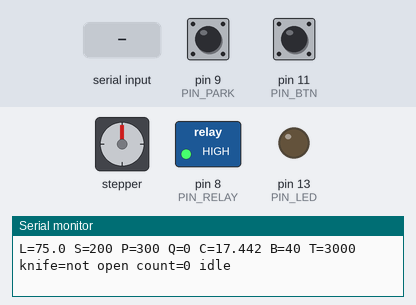
This sketch was run on a simulated Arduino Uno, built with avr-gcc and run on an emulated ATmega328P. On the bench: stepper motor, switched loads named in the sketch (green lamp = pin HIGH), output pins drawn as LEDs (lit = HIGH), the last lines printed to the serial monitor. Wiring (inferred from the names in the program): stepper motor driver (200 steps per turn assumed): step pin 5; direction pin 6; enable pin 7. The inputs (shaded band) are chosen by the test bench; at power-on: pin 11 (PIN_BTN) HIGH, pin 9 (PIN_PARK) HIGH. EEPROM starts erased.

Above: at 1.2 s.
1.3 s: pin 11 (PIN_BTN) pulled LOW for 0.15 s
At 2.6 s:
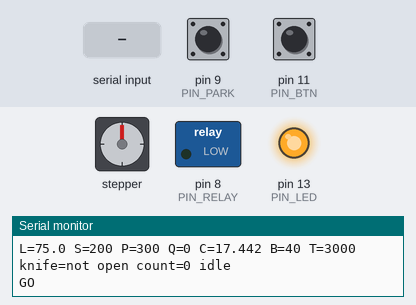
4.4 s: "K90\n" received over Serial
At 6.3 s:
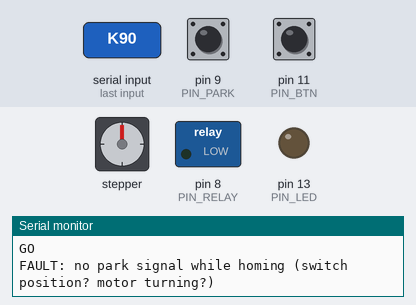
7.4 s: pin 9 (PIN_PARK) pulled LOW for 0.15 s
At 7.52 s:
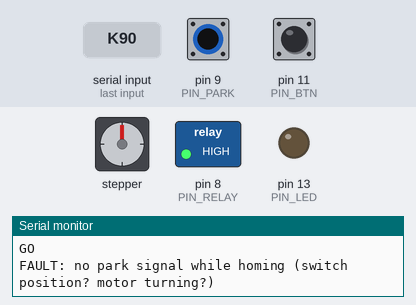
10.5 s: pin 9 (PIN_PARK) pulled LOW for 1 s
At 11.1 s:
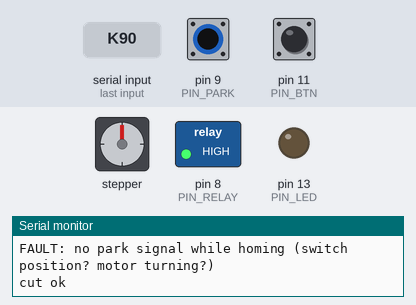
14.5 s: "G90\n" received over Serial
At 17.62 s:
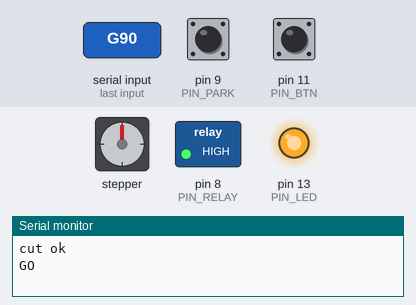
Timing chart, 0 to 18.5 s (numbered marks = the images above; inputs shaded):
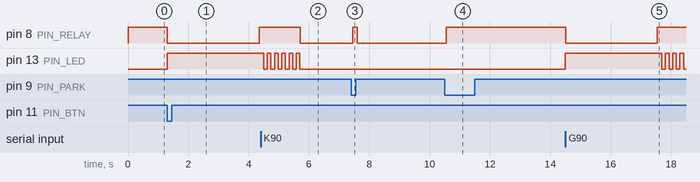

Measured:
- after the input at 1.3 s, pin 8 (PIN_RELAY): HIGH → LOW at once, → HIGH 3.0 s later; pin 13 (PIN_LED): LOW → HIGH at once
- after the input at 4.4 s, pin 8 (PIN_RELAY): HIGH → LOW after 1.3 s
- after the input at 7.4 s, pin 8 (PIN_RELAY): LOW → HIGH after 0.05 s instead of 1.4 s; pin 13 (PIN_LED): stops changing and stays LOW
- after the input at 10.5 s, pin 13 (PIN_LED): stops changing and stays LOW
- after the input at 14.5 s, pin 8 (PIN_RELAY): HIGH → LOW at once, → HIGH 3.0 s later; pin 13 (PIN_LED): LOW → HIGH at once, then repeats every 0.24 s: LOW 0.12 s, HIGH 0.12 s

The sketch:

FeedCutDemo.ino
```cpp
/*
  Strip Cutter v6 - FEED + CUT DEMO
  ---------------------------------
  Arduino Uno + TB6600 + NEMA23 feeder (as FeederDemo) + 12 V wiper motor (Magna PM-11G, 30 rpm) driving the knife
  lever through a crank and a link. One crank turn = one cut. A roller microswitch is pressed by the crank tip
  when the knife is fully OPEN ("park").

  CYCLE:  feed L mm (knife open)  ->  wiper ON  ->  switch releases (knife closing)  ->  switch presses again
          (knife open)  ->  wiper OFF  ->  short pause  ->  repeat.   About 2.6-3 s per piece at 30 rpm.
  The worm gearbox is self-locking, so the knife stays open when the motor stops.

  WIRING
    TB6600 PUL+ -> D5   PUL- -> GND        TB6600 DIR+ -> D6   DIR- -> GND        TB6600 ENA+ -> D7   ENA- -> GND
    TB6600 VCC/GND -> 12-24 V supply,  A+/A-, B+/B- -> motor coils   (same as FeederDemo)
    Relay module (5 V, 10 A):  VCC -> 5V,  GND -> GND,  IN -> D8
        12 V + -> [fuse 5 A] -> relay COM ;  relay NO -> wiper wire 1 ;  wiper wire 2 -> 12 V -
        Diode 1N5408 (or 1N4007) across the wiper wires: silver stripe to wire 1 (the + side)
    Park microswitch:  COM -> GND,  NO -> D9      (pressed = knife open)
    Push button (optional) between D11 and GND -> press = start / stop

  SERIAL MONITOR 115200 baud, "Newline". Commands:
    G   go (Q pieces, or forever if Q = 0)     X   stop after the current piece
    K   one cut only (no feed)                 H   home: run the crank until the knife is open
    L75 piece length mm      S200 feed speed mm/s      P300 pause after each cut ms     Q10 pieces (0 = forever)
    C17.44 steps per mm      J20 / J-5 jog the net (only with the knife open)          E0 / E1 stepper free / on
    R0 / R1 relay (wiper) off / on  - manual test, careful      W   show the switch state
    B40  run-on after the switch closes, ms (0..200) - fine-tunes where the crank stops
    T3000 cut timeout ms (a jam or stall stops everything)      ?   show settings
  Settings are stored in EEPROM.
*/
#include <EEPROM.h>

const uint8_t PIN_PUL = 5, PIN_DIR = 6, PIN_ENA = 7, PIN_RELAY = 8, PIN_PARK = 9, PIN_BTN = 11, PIN_LED = 13;
const bool    FEED_DIR_LEVEL = HIGH;          // change to LOW if the net goes backwards
const bool    RELAY_ACTIVE_LOW = true;        // most blue relay modules switch ON with IN = LOW; set false if yours is the other way
const float   START_SPEED = 20.0;             // mm/s
const float   ACCEL = 2500.0;                 // mm/s^2

struct Settings { uint16_t magic; float len, speed, spmm; uint16_t pauseMs, qty, runOnMs, cutTimeoutMs; };
Settings cfg;
const uint16_t MAGIC = 0xFC06;

bool running = false, stopReq = false;
uint16_t count = 0;
double targetSteps = 0; long doneSteps = 0;

void save() { EEPROM.put(0, cfg); }
void load() {
  EEPROM.get(0, cfg);
  if (cfg.magic != MAGIC || !(cfg.spmm > 1 && cfg.spmm < 100)) {
    Settings old; EEPROM.get(0, old);
    float spmm = 1600.0 / (PI * 29.2);
    if (old.magic == 0xFD03 && old.spmm > 1 && old.spmm < 100) spmm = old.spmm;   // keep the FeederDemo calibration
    cfg = {MAGIC, 75.0, 200.0, spmm, 300, 0, 40, 3000};
    save();
  }
}

// ---------------- wiper motor + park switch ----------------
void relay(bool on) { digitalWrite(PIN_RELAY, (on ^ RELAY_ACTIVE_LOW) ? HIGH : LOW); }
bool parkedRaw() { return digitalRead(PIN_PARK) == LOW; }
bool parked() {                                  // debounced: stable for 8 ms
  bool s = parkedRaw(); uint32_t t = millis();
  while (millis() - t < 8) { if (parkedRaw() != s) { s = parkedRaw(); t = millis(); } }
  return s;
}
bool waitSwitch(bool wantPressed, uint16_t timeoutMs) {
  uint32_t t0 = millis();
  while (millis() - t0 < timeoutMs) { if (parked() == wantPressed) return true; }
  return false;
}
void fault(const __FlashStringHelper *why) {
  relay(false); running = false;
  Serial.print(F("FAULT: ")); Serial.println(why);
  for (uint8_t i = 0; i < 10; i++) { digitalWrite(PIN_LED, i & 1); delay(120); }
  digitalWrite(PIN_LED, LOW);
}
bool home() {                                    // run until the knife is open
  if (parked()) return true;
  relay(true);
  bool ok = waitSwitch(true, cfg.cutTimeoutMs);
  delay(cfg.runOnMs); relay(false); delay(150);
  if (!ok) fault(F("no park signal while homing (switch position? motor turning?)"));
  return ok;
}
bool cutOnce() {
  if (!parked() && !home()) return false;
  relay(true);
  if (!waitSwitch(false, 1500)) { fault(F("switch never released - crank not turning, or switch stuck")); return false; }
  if (!waitSwitch(true, cfg.cutTimeoutMs)) { fault(F("knife did not come back open - jam or stall, check the net")); return false; }
  delay(cfg.runOnMs); relay(false);
  delay(150);                                    // let the motor stop before feeding
  return true;
}

// ---------------- feeder (as FeederDemo) ----------------
void motorOn(bool on) { digitalWrite(PIN_ENA, on ? LOW : HIGH); if (on) delay(5); }
void moveSteps(long n, float speedMm) {
  if (n == 0) return;
  bool fwd = n > 0; long total = fwd ? n : -n;
  digitalWrite(PIN_DIR, fwd ? FEED_DIR_LEVEL : !FEED_DIR_LEVEL);
  delayMicroseconds(10);
  const float v0 = START_SPEED * cfg.spmm, vmax = speedMm * cfg.spmm, a = ACCEL * cfg.spmm;
  uint32_t t = micros();
  for (long i = 0; i < total; i++) {
    long fromEnd = total - 1 - i; long r = i < fromEnd ? i : fromEnd;
    float v = sqrt(v0 * v0 + 2.0 * a * r); if (v > vmax) v = vmax;
    uint32_t period = (uint32_t)(1000000.0 / v);
    while ((uint32_t)(micros() - t) < period) { }
    t += period;
    digitalWrite(PIN_PUL, HIGH); delayMicroseconds(5); digitalWrite(PIN_PUL, LOW);
  }
}
bool feed(float mm) {                            // never feed into a closed knife
  if (!parked()) { fault(F("feed blocked: knife not open")); return false; }
  targetSteps += (double)mm * cfg.spmm;
  long want = lround(targetSteps);
  motorOn(true);
  moveSteps(want - doneSteps, cfg.speed);
  doneSteps = want;
  return true;
}

void status() {
  Serial.print(F("L=")); Serial.print(cfg.len, 1);
  Serial.print(F(" S=")); Serial.print(cfg.speed, 0);
  Serial.print(F(" P=")); Serial.print(cfg.pauseMs);
  Serial.print(F(" Q=")); Serial.print(cfg.qty);
  Serial.print(F(" C=")); Serial.print(cfg.spmm, 3);
  Serial.print(F(" B=")); Serial.print(cfg.runOnMs);
  Serial.print(F(" T=")); Serial.print(cfg.cutTimeoutMs);
  Serial.print(F(" knife=")); Serial.print(parked() ? F("OPEN") : F("not open"));
  Serial.print(F(" count=")); Serial.print(count);
  Serial.println(running ? F(" RUNNING") : F(" idle"));
}

void startRun() {
  running = true; stopReq = false; count = 0; targetSteps = 0; doneSteps = 0;
  digitalWrite(PIN_LED, HIGH); Serial.println(F("GO"));
  if (!home()) return;
}
void endRun(const __FlashStringHelper *why) { running = false; relay(false); digitalWrite(PIN_LED, LOW); Serial.print(why); Serial.print(F(" pieces=")); Serial.println(count); }

void serialCmd() {
  if (!Serial.available()) return;
  String s = Serial.readStringUntil('\n'); s.trim();
  if (!s.length()) return;
  char c = toupper(s[0]); float v = s.substring(1).toFloat();
  switch (c) {
    case 'G': if (!running) startRun(); return;
    case 'X': stopReq = true; relay(false); if (!running) Serial.println(F("idle")); return;
    case 'K': if (!running) { Serial.println(cutOnce() ? F("cut ok") : F("cut failed")); } return;
    case 'H': if (!running) { Serial.println(home() ? F("knife open") : F("home failed")); } return;
    case 'W': Serial.println(parked() ? F("switch PRESSED (knife open)") : F("switch released")); return;
    case 'R': if (!running) { relay(v > 0.5); Serial.println(v > 0.5 ? F("wiper ON  (R0 to stop)") : F("wiper off")); } return;
    case 'L': if (v >= 5 && v <= 1000) cfg.len = v; break;
    case 'S': if (v >= 30 && v <= 400) cfg.speed = v; break;
    case 'P': if (v >= 0 && v <= 60000) cfg.pauseMs = (uint16_t)v; break;
    case 'Q': if (v >= 0 && v <= 60000) cfg.qty = (uint16_t)v; break;
    case 'C': if (v > 1 && v < 100) cfg.spmm = v; break;
    case 'B': if (v >= 0 && v <= 200) cfg.runOnMs = (uint16_t)v; break;
    case 'T': if (v >= 1500 && v <= 10000) cfg.cutTimeoutMs = (uint16_t)v; break;
    case 'J': if (!running) { if (parked()) { motorOn(true); moveSteps(lround(v * cfg.spmm), 40); } else Serial.println(F("knife not open - H first")); } break;
    case 'E': motorOn(v > 0.5); break;
    case '?': break;
    default: Serial.println(F("? unknown command")); return;
  }
  save(); status();
}

bool buttonPressed() {
  static uint32_t last = 0; static bool prev = HIGH;
  bool now = digitalRead(PIN_BTN);
  bool fired = (prev == HIGH && now == LOW && millis() - last > 250);
  if (now != prev) last = millis();
  prev = now;
  return fired;
}

void setup() {
  relay(false); pinMode(PIN_RELAY, OUTPUT); relay(false);
  pinMode(PIN_PUL, OUTPUT); pinMode(PIN_DIR, OUTPUT); pinMode(PIN_ENA, OUTPUT);
  pinMode(PIN_PARK, INPUT_PULLUP); pinMode(PIN_BTN, INPUT_PULLUP); pinMode(PIN_LED, OUTPUT);
  Serial.begin(115200); Serial.setTimeout(30);
  load();
  motorOn(true);
  Serial.println(F("Feed + cut demo ready. H=home K=one cut G=go X=stop  L/S/P/Q/C/J/E/R/W/B/T ?"));
  status();
}

void loop() {
  serialCmd();
  if (buttonPressed()) { if (running) stopReq = true; else startRun(); }
  if (!running) return;
  if (stopReq) { endRun(F("STOPPED")); return; }
  if (!feed(cfg.len)) return;
  if (!cutOnce()) return;
  count++;
  Serial.print(F("piece ")); Serial.println(count);
  if (cfg.qty && count >= cfg.qty) { endRun(F("DONE")); return; }
  uint32_t t0 = millis();
  while (millis() - t0 < cfg.pauseMs) { serialCmd(); if (buttonPressed()) stopReq = true; }
}
```
